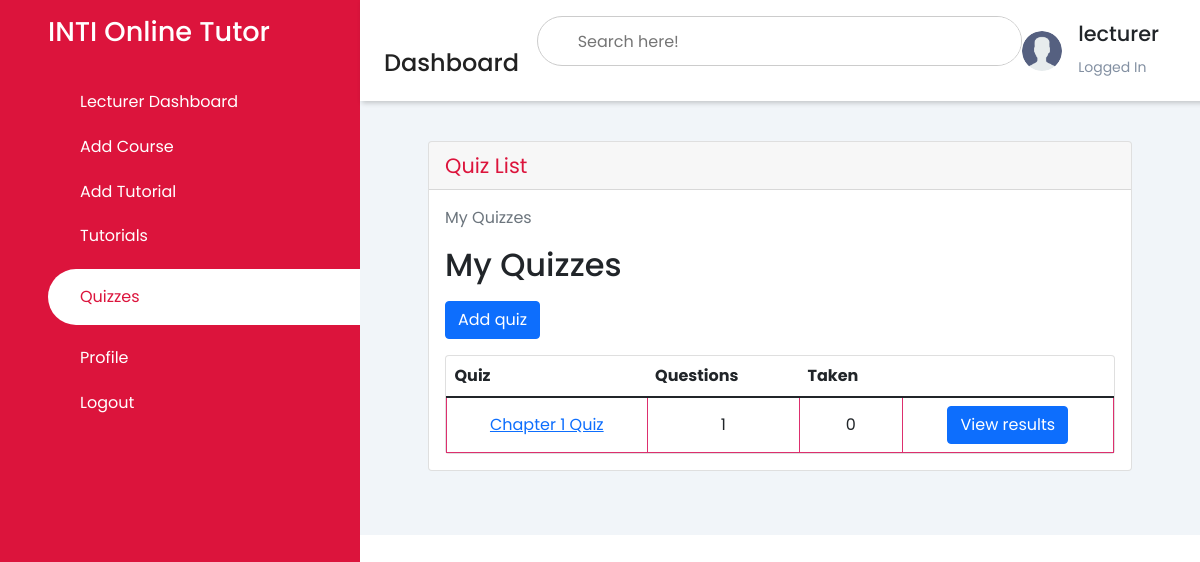
The app's page /list_quiz/ (signed in) with its own data.
### pages/models.py (models this page shows, shortened)
class User(AbstractUser):
    is_student = models.BooleanField(default=False)
    is_lecturer = models.BooleanField(default=False)
    is_admin = models.BooleanField(default=False)

class Quiz(models.Model):
    owner = models.ForeignKey(User, on_delete=models.CASCADE, related_name='quizzes')
    name = models.CharField(max_length=255)
    course = models.ForeignKey(Course, on_delete=models.CASCADE, related_name='quizzes')

### pages/views.py (the view)
# urls.py: path('list_quiz/', QuizListView.as_view(), name='list_quiz'),
class QuizListView(ListView):
    model = Quiz
    ordering = ('name',)
    context_object_name = 'quizzes'
    template_name = 'dashboard/lecturer/list_quiz.html'
    def get_queryset(self):
        queryset = self.request.user.quizzes \
            .select_related('course') \
            .annotate(questions_count=Count('questions', distinct=True)) \
            .annotate(taken_count=Count('taken_quizzes', distinct=True))
        return queryset

### templates/dashboard/lecturer/list_quiz.html (shortened to what this page needs)
<!DOCTYPE html>
<html lang="en">
<head>
    {% load static %}
    {% load crispy_forms_tags %}
    <link rel="stylesheet" href="https://maxst.icons8.com/vue-static/landings/line-awesome/line-awesome/1.3.0/css/line-awesome.min.css">
    <link rel="stylesheet" href="https://maxst.icons8.com/vue-static/landings/line-awesome/font-awesome-line-awesome/css/all.min.css">
    <link href="https://cdn.jsdelivr.net/npm/bootstrap@5.1.3/dist/css/bootstrap.min.css" rel="stylesheet">
    <link rel="stylesheet" href="{% static 'css/style.css' %}">
</head>
<body>
    <div class="sidebar">
        <div class="sidebar-brand">
            <h2>INTI Online Tutor</h2>
        </div>
        <div class="sidebar-menu">
            <ul>
                <li>
                    <a href="{% url 'lecturer_dashboard' %}"><span class="las la-home"></span>
                    <span>Lecturer Dashboard</span></a>
                </li>
                <li>
                    <a href="{% url 'add_course' %}"><span class="las la-plus"></span>
                    <span>Add Course</span></a>
                </li>
                <li>
                    <a href="{% url 'add_tutorial' %}"><span class="las la-plus"></span>
                    <span>Add Tutorial</span></a>
                </li>
                <li>
                    <a href="{% url 'list_tutorial' %}"><span class="las la-book"></span>
                    <span>Tutorials</span></a>
                </li>
                <li>
                    <a href="{% url 'list_quiz' %}" class="active"><span class="las la-certificate"></span>
                    <span>Quizzes</span></a>
                </li>
                <li>
                    <a href=""><span class="las la-fingerprint"></span>
                    <span>Profile</span></a>
                </li>
                <li>
                    <a href="{% url 'logout' %}"><span class="las la-key"></span>
                    <span>Logout</span></a>
                </li>
            </ul>
        </div>
    </div>
    <div class="main-content">
        <header>
            <div class="header-title">
                <h2>
                    <label for="">
                    <span class="las la-bars"></span>
                </label>
                    Dashboard
                </h2>
            </div>
            <div class="search-wrapper">
                <input type="search" placeholder="Search here!" />
            </div>
            <div class="user-wrapper">
                <img src="{% static 'images/user.png' %}" width="40px" height="40px" alt="">
                <div>
                    <h4>{{user.username}}</h4>
                    <small>Logged In</small>
                </div>
            </div>
        </header>
        <main>
            <div class="container-fluid">
        <div class="row">
          <div class="col-12 mb-3">
          <div class="col-12 mb-3">
                <div id="content-wrapper" style="padding-top: 20px">
          <div class="container-fluid">
              <div class="card mb-3">
                  <div class="card-header" style="color: var(--main-color); font-size: 1.3rem;">
                      Quiz List
                  </div>
                  <div class="card-body">
            <div class="col-sm-12">
            <nav aria-label="breadcrumb">
              <ol class="breadcrumb">
                <li class="breadcrumb-item active" aria-current="page">My Quizzes</li>
              </ol>
            </nav>
            <h2 class="mb-3">My Quizzes</h2>
            <a href="{% url 'add_quiz' %}" class="btn btn-primary mb-3" role="button">Add quiz</a>
            <div class="card">
              <table class="table mb-0">
                <thead>
                  <tr>
                    <th>Quiz</th>
                    <th>Questions</th>
                    <th>Taken</th>
                    <th></th>
                  </tr>
                </thead>
                <tbody>
                  {% for quiz in quizzes %}
                    <tr>
                      <td class="align-middle"><a href="{% url 'update_quiz' quiz.pk %}">{{ quiz.name }}</a></td>
                      <td class="align-middle">{{ quiz.questions_count }}</td>
                      <td class="align-middle">{{ quiz.taken_count }}</td>
                      <td class="text-right">
                        <a href="" class="btn btn-primary">View results</a>
                      </td>
                    </tr>
                  {% empty %}
                    <tr>
                      <td class="bg-light text-center font-italic" colspan="5">You haven't created any quiz yet.</td>
                    </tr>
                  {% endfor %}
                </tbody>
              </table>
            </div>
        </main>
    </div>
</body>
</html>

### static/css/style.css (style rules this page uses)
:root { --main-color: #DC143C; --color-dark: #1D2231; --text-grey: #8390A2 }
* { padding: 0; margin: 0; box-sizing: border-box; list-style-type: none; text-decoration: none; font-family: 'Poppins', sans-serif; }
.sidebar { width: 360px; position: fixed; left: 0; top: 0; height: 100%; background: var(--main-color); z-index: 100; }
.sidebar-brand { height: 90px; padding: 1rem 0rem 1rem 2rem; color: #fff; }
.sidebar-brand h2 { font-size: 1.7rem; }
.sidebar-menu li { width: 100%; margin-bottom: 1.3rem; padding-left: 1rem; }
.sidebar-menu a { padding-left: 1rem; display: block; color: #fff; font-size: 1rem; text-decoration: none; }
.sidebar-menu a.active { background: #fff; padding-top: 1rem; padding-bottom: 1rem; color: var(--main-color); border-radius: 30px 0px 0px 30px; }
.sidebar-menu a span:first-child { font-size: 1rem; padding-right: 1rem; }
.main-content { margin-left: 360px; }
header { display: flex; justify-content: space-between; padding: 1rem 1.5rem; box-shadow: 2px 2px 5px rgba(0,0,0,0.2); position: fixed; left: 360px; width: calc(100% - 345px); top: 0; z-index: 100; background-color: white; }
header h2 { color: #222; font-size: 1.5rem; }
header label span { font-size: 1.7rem; padding-right: 1rem; }
.search-wrapper { border: 1px solid #ccc; border-radius: 30px; height: 50px; width: 500px; display: flex; align-items: center; overflow-x: hidden; }
.search-wrapper input { height: 100%; width: 100%; padding: .5rem; border: none; outline: none; }
.user-wrapper { display: flex; align-items: center; margin-right: 2rem; }
.user-wrapper h4 { font-size: 1.3rem; }
.user-wrapper img { border-radius: 50%; margin-right: 1rem; }
.user-wrapper small { display: inline-block; color: var(--text-grey); margin-top: 1px; }
main { margin-top:89px; padding: 2rem; background: #f1f5f9; min-height: calc(100vh -90px); }
td { text-align: center; border: 1px solid rgb(221,47,110); height: 2.5rem; margin: auto; }

### records on screen
User: username "lecturer"
Quiz: name "Chapter 1 Quiz", questions_count "1", taken_count "0"
